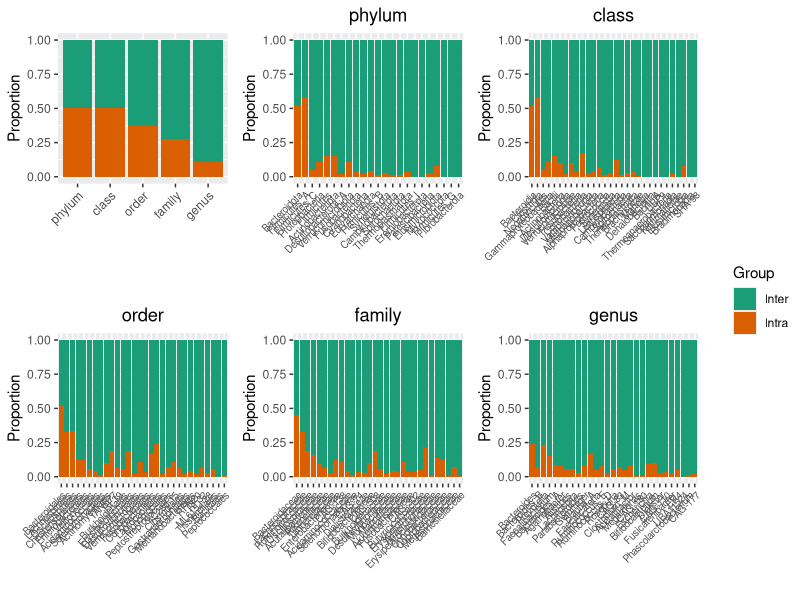

The R source for this figure:
library(ggplot2)
library(dplyr)
require(gridExtra)
library(grid)
library(cowplot)


df<-read.table("intra_order.csv", header=TRUE, sep=",")
tot<-read.table("intra_order_total.csv", header=TRUE, sep=",")
head(df)

tot<-filter(tot, Level != "species")
pdf("bar_inter_order.pdf", width=18, height=10)
tot$Level <- factor(tot$Level, levels = unique(tot$Level))
p <- ggplot(data=tot, aes(x=Level, y = Proportion, fill = Group)) +
  geom_bar(stat = "identity")+
  scale_x_discrete(guide = guide_axis(angle = 45))+ 
  scale_fill_manual(values=c('#1B9E77', '#D95F02'))+
  theme(axis.text.x = element_text(angle=45, hjust=1)) +
  xlab("")

df2 <- filter(df, level %in% 1:1)
df2$Order <- factor(df2$Order, levels = unique(df2$Order))
p1 <- ggplot(data=df2, aes(x=Order, y = Proportion, fill = Group)) +
  geom_bar(stat = "identity")+
  scale_x_discrete(guide = guide_axis(angle = 45))+ 
  scale_fill_manual(values=c('#1B9E77', '#D95F02'))+
  ggtitle("phylum") +
  theme(plot.title = element_text(hjust = 0.5), axis.title.x=element_blank())+
  theme(axis.text.x = element_text(angle=45, hjust=0.4, size = 7))


df2 <- filter(df, level %in% 2:2)
df2$Order <- factor(df2$Order, levels = unique(df2$Order))
p2 <- ggplot(data=df2, aes(x=Order, y = Proportion, fill = Group)) +
  geom_bar(stat = "identity")+
  scale_x_discrete(guide = guide_axis(angle = 45))+ 
  scale_fill_manual(values=c('#1B9E77', '#D95F02'))+
ggtitle("class") +
  theme(plot.title = element_text(hjust = 0.5), axis.title.x=element_blank())+
  theme(axis.text.x = element_text(angle=45, hjust=0.4, size = 7))

df2 <- filter(df, level %in% 3:3)
df2$Order <- factor(df2$Order, levels = unique(df2$Order))
p3 <- ggplot(data=df2, aes(x=Order, y = Proportion, fill = Group)) +
  geom_bar(stat = "identity")+
  scale_x_discrete(guide = guide_axis(angle = 45))+ 
  scale_fill_manual(values=c('#1B9E77', '#D95F02'))+
ggtitle("order") +
  theme(plot.title = element_text(hjust = 0.5), axis.title.x=element_blank())+
  theme(axis.text.x = element_text(angle=45, hjust=0.4, size = 7))

df2 <- filter(df, level %in% 4:4)
df2$Order <- factor(df2$Order, levels = unique(df2$Order))
p4 <- ggplot(data=df2, aes(x=Order, y = Proportion, fill = Group)) +
  geom_bar(stat = "identity")+
  scale_x_discrete(guide = guide_axis(angle = 45))+ 
  scale_fill_manual(values=c('#1B9E77', '#D95F02'))+
ggtitle("family") +
  theme(plot.title = element_text(hjust = 0.5), axis.title.x=element_blank())+
  theme(axis.text.x = element_text(angle=45, hjust=0.4, size = 7))


df2 <- filter(df, level %in% 5:5)
df2$Order <- factor(df2$Order, levels = unique(df2$Order))
p5 <- ggplot(data=df2, aes(x=Order, y = Proportion, fill = Group)) +
  geom_bar(stat = "identity")+
  scale_x_discrete(guide = guide_axis(angle = 45))+ 
  scale_fill_manual(values=c('#1B9E77', '#D95F02'))+
ggtitle("genus") +
  theme(plot.title = element_text(hjust = 0.5), axis.title.x=element_blank())+
  theme(axis.text.x = element_text(angle=45, hjust=0.4, size = 7))


prow <- plot_grid(
  p + theme(legend.position="none"),
  p1 + theme(legend.position="none"),
  p2 + theme(legend.position="none"),
  p3 + theme(legend.position="none"),
  p4 + theme(legend.position="none"),
  p5 + theme(legend.position="none"),
  align = 'vh',
  hjust = -1,
  nrow = 2
)


legend <- get_legend(
  # create some space to the left of the legend
  p1 + theme(legend.box.margin = margin(0, 0, 0, 12))
)

plot_grid(prow, legend, rel_widths = c(3, .4))
# grid.arrange(p1, p2, ncol=2)

dev.off()
